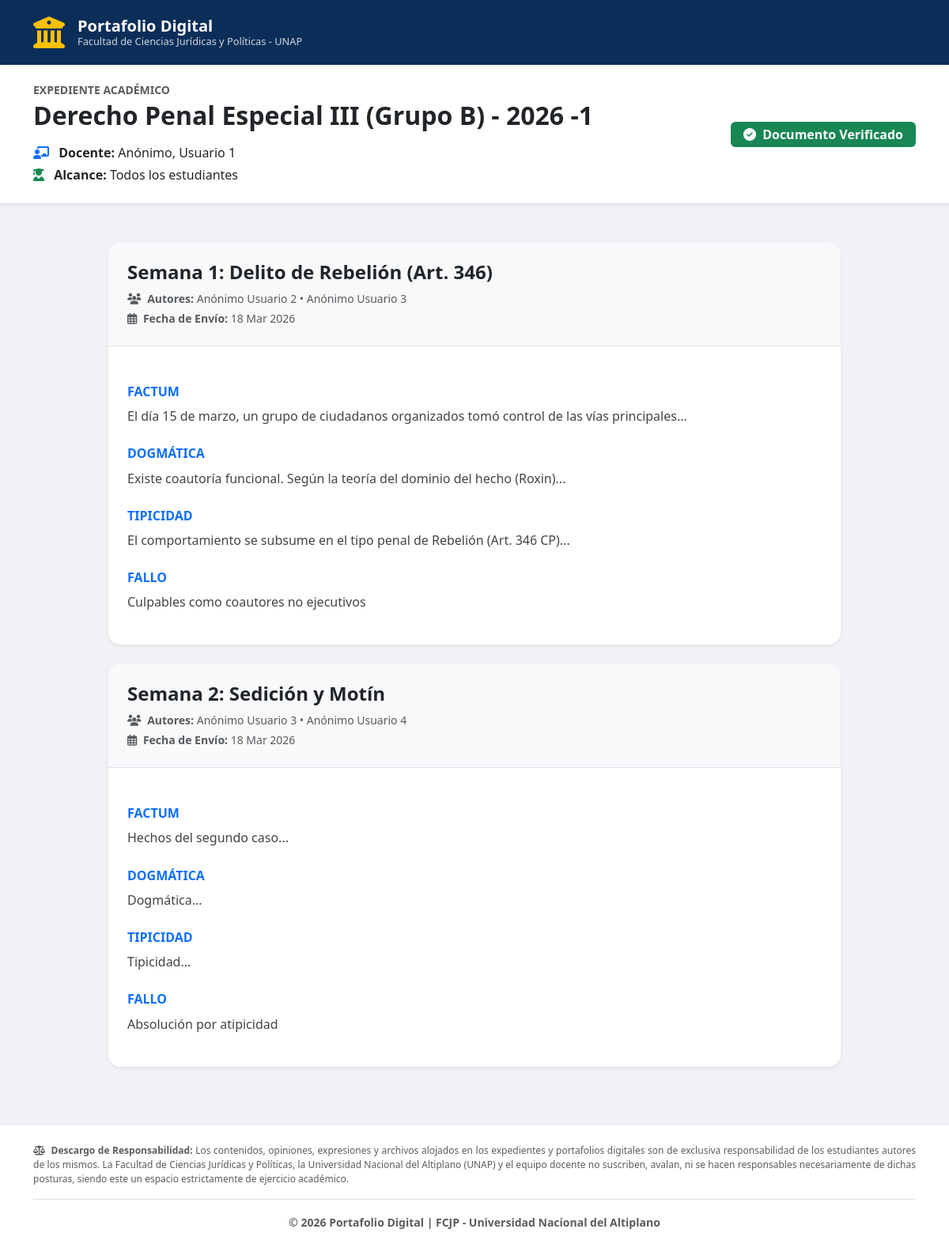
Screenshot of /visor_publico.php?curso_id=1 with the database file from the repository.
### tables this page shows
CREATE TABLE `cursos` (
  `id` int(11) NOT NULL,
  `nombre_curso` varchar(150) NOT NULL,
  `docente_id` int(11) NOT NULL,
  `semestre` varchar(10) NOT NULL,
  `nombre` varchar(150) DEFAULT NULL
);

CREATE TABLE `usuarios` (
  `id` int(11) NOT NULL,
  `rol` enum('admin','docente','estudiante') NOT NULL,
  `nombres` varchar(100) NOT NULL,
  `apellidos` varchar(100) NOT NULL,
  `email` varchar(100) NOT NULL,
  `password` varchar(255) NOT NULL,
  `codigo_estudiante` varchar(20) DEFAULT NULL,
  `ciclo` varchar(10) DEFAULT NULL,
  `semestre` varchar(10) DEFAULT NULL,
  `estado` tinyint(1) DEFAULT 1,
  `created_at` timestamp NULL DEFAULT current_timestamp(),
  `reset_token` varchar(100) DEFAULT NULL,
  `reset_token_exp` datetime DEFAULT NULL
);

CREATE TABLE `envios_fichas` (
  `id` int(11) NOT NULL,
  `actividad_id` int(11) NOT NULL,
  `lider_id` int(11) NOT NULL,
  `factum` text NOT NULL,
  `tipicidad` text NOT NULL,
  `dogmatica` text NOT NULL,
  `jurisprudencia` text NOT NULL,
  `fallo` text NOT NULL,
  `fecha_envio` timestamp NULL DEFAULT current_timestamp(),
  `estado` varchar(50) DEFAULT 'Pendiente',
  `calificacion` decimal(5,2) DEFAULT NULL,
  `respuestas_json` text DEFAULT NULL,
  `retroalimentacion` text DEFAULT NULL
);

CREATE TABLE `actividades_fichas` (
  `id` int(11) NOT NULL,
  `curso_id` int(11) NOT NULL,
  `titulo_caso` varchar(200) NOT NULL,
  `fecha_inicio` datetime NOT NULL DEFAULT current_timestamp(),
  `fecha_cierre` datetime NOT NULL,
  `descripcion` text DEFAULT NULL,
  `fecha_limite` datetime DEFAULT NULL,
  `estructura_campos` text DEFAULT NULL,
  `tipo_trabajo` varchar(20) DEFAULT 'Grupal',
  `max_integrantes` int(11) DEFAULT 5,
  `secciones_json` text DEFAULT NULL,
  `habilitado` tinyint(1) NOT NULL DEFAULT 0 COMMENT '0: Oculto, 1: Visible para alumnos'
);

### visor_publico.php (the view, shortened to what this page needs)
<?php
require_once 'config/conexion.php';
$curso_id = $_GET['curso_id'] ?? null;
$nombre_curso_mostrar = "";
$docente_mostrar = "";
if ($curso_id !== 'todos') {
    $stmt_curso = $pdo->prepare("SELECT c.nombre_curso, u.nombres as doc_nom, u.apellidos as doc_ape FROM cursos c JOIN usuarios u ON c.docente_id = u.id WHERE c.id = ?");
    $stmt_curso->execute([$curso_id]);
    $curso = $stmt_curso->fetch(PDO::FETCH_ASSOC);
    $nombre_curso_mostrar = $curso['nombre_curso'];
    $docente_mostrar = $curso['doc_ape'] . ', ' . $curso['doc_nom'];
} else {
    $nombre_curso_mostrar = "Consolidado Global (Múltiples Asignaturas)";
    $docente_mostrar = "Varios Docentes";
}
$nombre_estudiante = "Todos los estudiantes";
$params = [];
$sql_envios = "
    SELECT e.id, e.fecha_envio, e.respuestas_json, e.factum, e.tipicidad, e.dogmatica, e.fallo,
           a.titulo_caso, a.tipo_trabajo, c.nombre_curso,
           u.nombres as lider_nom, u.apellidos as lider_ape
    FROM envios_fichas e
    JOIN actividades_fichas a ON e.actividad_id = a.id
    JOIN cursos c ON a.curso_id = c.id
    JOIN usuarios u ON e.lider_id = u.id
    WHERE 1=1
";
if ($curso_id !== 'todos') {
    $sql_envios .= " AND a.curso_id = ?";
    $params[] = $curso_id;
}
$sql_envios .= " ORDER BY c.nombre_curso ASC, a.fecha_cierre ASC, e.id DESC";
$stmt_envios = $pdo->prepare($sql_envios);
$stmt_envios->execute($params);
$envios = $stmt_envios->fetchAll(PDO::FETCH_ASSOC);
?>
<!DOCTYPE html>
<html lang="es">
<head>
    <link href="https://cdn.jsdelivr.net/npm/bootstrap@5.3.0/dist/css/bootstrap.min.css" rel="stylesheet">
    <link rel="stylesheet" href="https://cdnjs.cloudflare.com/ajax/libs/font-awesome/6.4.0/css/all.min.css">
</head>
<body class="d-flex flex-column min-vh-100">
    <nav class="navbar navbar-dark bg-unap shadow-sm">
        <div class="container py-2">
            <span class="navbar-brand mb-0 h1 d-flex align-items-center">
                <i class="fas fa-university fa-2x me-3 text-warning"></i>
                <div>
                    <div class="fw-bold">Portafolio Digital</div>
                    <div style="font-size: 0.8rem; opacity: 0.8;">Facultad de Ciencias Jurídicas y Políticas - UNAP</div>
                </div>
            </span>
        </div>
    </nav>
    <div class="bg-white border-bottom shadow-sm mb-5">
        <div class="container py-4">
            <div class="row align-items-center">
                <div class="col-md-8">
                    <h5 class="text-muted text-uppercase small fw-bold mb-1">Expediente Académico</h5>
                    <h2 class="fw-bold text-dark mb-3"><?= htmlspecialchars($nombre_curso_mostrar) ?></h2>
                    <p class="mb-1"><i class="fas fa-chalkboard-teacher text-primary me-2"></i> <strong>Docente:</strong> <?= htmlspecialchars($docente_mostrar) ?></p>
                    <p class="mb-0"><i class="fas fa-user-graduate text-success me-2"></i> <strong>Alcance:</strong> <?= htmlspecialchars($nombre_estudiante) ?></p>
                </div>
                <div class="col-md-4 text-md-end mt-3 mt-md-0">
                    <span class="badge bg-success fs-6 px-3 py-2"><i class="fas fa-check-circle me-1"></i> Documento Verificado</span>
                </div>
            </div>
        </div>
    </div>
    <main class="container mb-5">
        <?php if(empty($envios)): ?>
            <div class="text-center py-5">
                <i class="fas fa-folder-open fa-4x text-muted mb-3 opacity-50"></i>
                <h4 class="text-secondary">No hay trabajos públicos registrados.</h4>
            </div>
        <?php else: ?>
            <div class="row justify-content-center">
                <div class="col-lg-10">
                    <?php foreach($envios as $e):
                        $autores = $e['lider_ape'] . ' ' . $e['lider_nom'];
                        if ($e['tipo_trabajo'] === 'Grupal') {
                            $stmt_int = $pdo->prepare("SELECT u.nombres, u.apellidos FROM envio_integrantes ei JOIN usuarios u ON ei.estudiante_id = u.id WHERE ei.envio_id = ? ORDER BY u.apellidos");
                            $stmt_int->execute([$e['id']]);
                            $integrantes = $stmt_int->fetchAll(PDO::FETCH_ASSOC);
                            $lista_int = [];
                            foreach ($integrantes as $int) { $lista_int[] = $int['apellidos'] . ' ' . $int['nombres']; }
                            if (!empty($lista_int)) { $autores = implode(" &bull; ", $lista_int); }
                        }
                    ?>
                        <div class="card shadow-sm border-0 mb-4 rounded-4 overflow-hidden">
                            <div class="card-header bg-light border-bottom p-4">
                                <h4 class="fw-bold text-dark mb-2"><?= htmlspecialchars($e['titulo_caso']) ?></h4>
                                <div class="text-muted small"><i class="fas fa-users me-1"></i> <strong>Autores:</strong> <?= $autores ?></div>
                                <div class="text-muted small mt-1"><i class="far fa-calendar-alt me-1"></i> <strong>Fecha de Envío:</strong> <?= date('d M Y', strtotime($e['fecha_envio'])) ?></div>
                            </div>
                            <div class="card-body p-4 respuesta-box bg-white">
                                <?php
                                if (!empty($e['respuestas_json'])) {
                                    $respuestas = json_decode($e['respuestas_json'], true);
                                    if(is_array($respuestas)) {
                                        foreach($respuestas as $pregunta => $respuesta) {
                                            echo "<h6 class='fw-bold text-primary mt-4 mb-2 text-uppercase'>" . htmlspecialchars($pregunta) . "</h6>";
                                            echo "<p>" . nl2br(htmlspecialchars($respuesta)) . "</p>";
                                        }
                                    }
                                } elseif (!empty($e['factum']) || !empty($e['tipicidad'])) {
                                    $legacy = ['Factum' => $e['factum'], 'Dogmática' => $e['dogmatica'], 'Tipicidad' => $e['tipicidad'], 'Fallo' => $e['fallo']];
                                    foreach($legacy as $titulo => $texto) {
                                        if(!empty($texto)) {
                                            echo "<h6 class='fw-bold text-primary mt-4 mb-2 text-uppercase'>" . htmlspecialchars($titulo) . "</h6>";
                                            echo "<p>" . nl2br(htmlspecialchars($texto)) . "</p>";
                                        }
                                    }
                                } else { echo "<p class='fst-italic text-center text-muted'>Resolución complementaria en formato físico/PDF.</p>"; }
                                ?>
                            </div>
                        </div>
                    <?php endforeach; ?>
                </div>
            </div>
        <?php endif; ?>
    </main>
    <footer class="bg-white border-top mt-auto pt-4 pb-3">
        <div class="container">
            <p class="text-muted small mb-3" style="font-size: 0.75rem; line-height: 1.5; text-align: justify;">
                <i class="fas fa-balance-scale me-1"></i> <strong>Descargo de Responsabilidad:</strong> Los contenidos, opiniones, expresiones y archivos alojados en los expedientes y portafolios digitales son de exclusiva responsabilidad de los estudiantes autores de los mismos. La Facultad de Ciencias Jurídicas y Políticas, la Universidad Nacional del Altiplano (UNAP) y el equipo docente no suscriben, avalan, ni se hacen responsables necesariamente de dichas posturas, siendo este un espacio estrictamente de ejercicio académico.
            </p>
            <hr class="text-black-50">
            <div class="text-center">
                <small class="text-muted fw-bold">&copy; <?= date('Y') ?> Portafolio Digital | FCJP - Universidad Nacional del Altiplano</small>
            </div>
        </div>
    </footer>
</body>
</html>

### visor_publico.php (style rules this page uses)
body { background-color: #f0f2f5; font-family: 'Segoe UI', Tahoma, Geneva, Verdana, sans-serif; }
.bg-unap { background-color: #0b2e59; }
.respuesta-box { line-height: 1.7; text-align: justify; color: #444; }

### rows the page displays
cursos: nombre_curso "Derecho Penal Especial III (Grupo B) - 2026 -1", docente.nombres "Anónimo, Usuario 1"
envios_fichas: actividad.titulo_caso "Semana 1: Delito de Rebelión (Art. 346)", autores "Anónimo Usuario 2 • Anónimo Usuario 3", fecha_envio "18 Mar 2026", titulo "FACTUM", factum "El día 15 de marzo, un grupo de ciudadanos organizados tomó control de las vías principales...", titulo "DOGMÁTICA", dogmatica "Existe coautoría funcional. Según la teoría del dominio del hecho (Roxin)...", titulo "TIPICIDAD", tipicidad "El comportamiento se subsume en el tipo penal de Rebelión (Art. 346 CP)...", titulo "FALLO", fallo "Culpables como coautores no ejecutivos"
envios_fichas: actividad.titulo_caso "Semana 2: Sedición y Motín", autores "Anónimo Usuario 3 • Anónimo Usuario 4", fecha_envio "18 Mar 2026", titulo "FACTUM", factum "Hechos del segundo caso...", titulo "DOGMÁTICA", dogmatica "Dogmática...", titulo "TIPICIDAD", tipicidad "Tipicidad...", titulo "FALLO", fallo "Absolución por atipicidad"

### other values shown
$nombre_estudiante "Todos los estudiantes"
